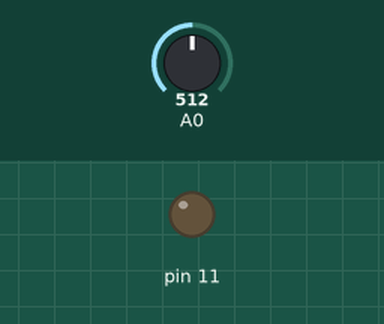
This sketch was run on a simulated Arduino Uno, built with avr-gcc and run on an emulated ATmega328P. On the bench: output pins drawn as LEDs (lit = HIGH). Inputs (shaded band) come from the test bench; at power-on: A0 = 512.

Above: at 1.2 s.
1.3 s: A0 set to 716
At 1.9 s:
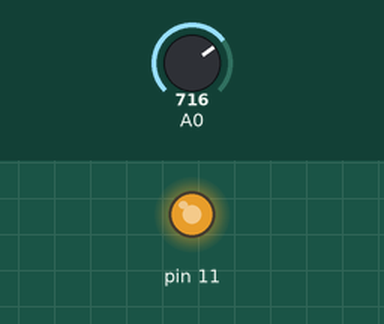
2.8 s: A0 set to 754
At 4.0 s:
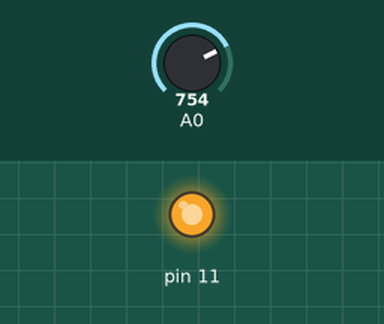
4.3 s: A0 set to 768
At 5.2 s:
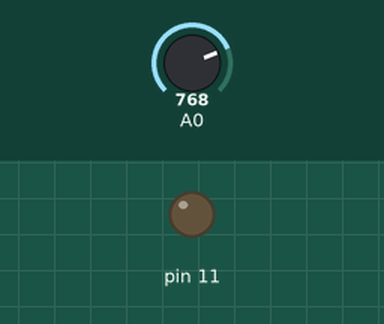
5.8 s: A0 set to 900
At 6.6 s:
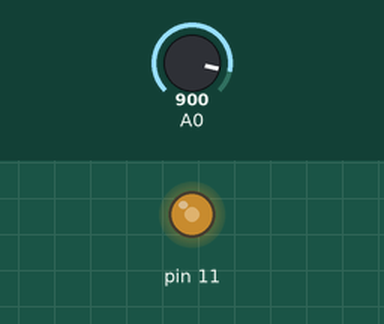
7.3 s: A0 set to 306
At 7.7 s:
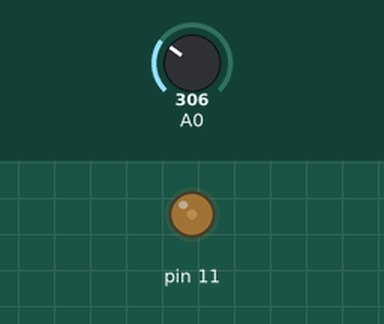
8.8 s: A0 set to 0
At 9.9 s:
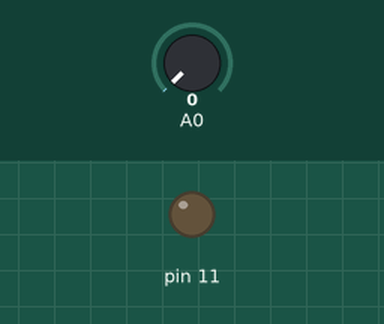
Timing chart, 0 to 11.3 s (numbered marks = the images above; inputs shaded):
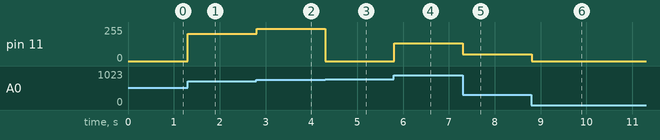

The sketch:

Interfacing_dc_motor_with_arduino.ino
```cpp
// C++ code
//
void setup()
{
  pinMode(A0, INPUT);
  pinMode(11, OUTPUT);
}

void loop()
{
  analogWrite(11, analogRead(A0));
  delay(10); // Delay a little bit to improve simulation performance
}
```

Measured:
- the behaviour switches between 767 and 768 on A0 (found by bisection; images 2 and 3)
- after the input at 1.3 s, pin 11: 0/255 → 204/255 at once
- after the input at 2.8 s, pin 11: 204/255 → 242/255 at once
- after the input at 4.3 s, pin 11: 242/255 → 0/255 at once
- after the input at 5.8 s, pin 11: 0/255 → 132/255 at once
- after the input at 7.3 s, pin 11: 132/255 → 50/255 at once
- after the input at 8.8 s, pin 11: 50/255 → 0/255 at once
